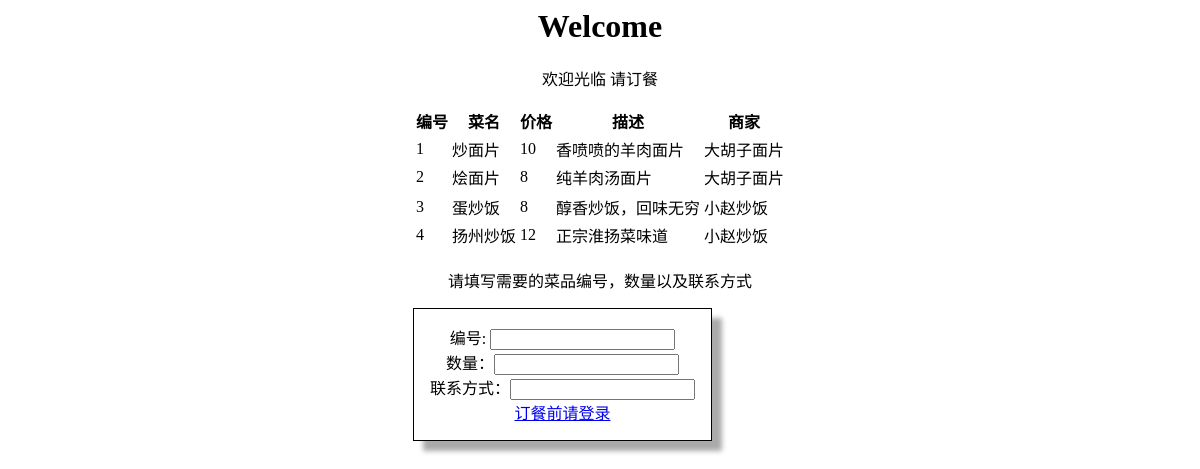
The page / on the database its author committed.
### tables this page shows
CREATE TABLE caiping (id Integer Primary Key,cname Text, cdis Text, uid Integer, utxt Text, cprice Integer);

### server.py (the view, shortened to what this page needs)
@app.route('/', methods=['GET', 'POST'])
def order():  # 定菜
    user_name = request.cookies.get('user_name')
    all_course = db.get_all_menu(db.open_database())
    return get('order.html').render(cp=all_course, user_name=user_name)

### server_db.py (called while the page is built, shortened)
def open_database(path='database.db'):
    is_new_db = not os.path.exists(path)
    db = sqlite3.connect(path)
    return db

def get_all_menu(db):
    cursor = db.cursor()
    cursor.execute('select * from caiping order by uid')
    Row = namedtuple('Row', [tup[0] for tup in cursor.description])
    all_cp = [Row(*row) for row in cursor.fetchall()]
    last_id = -1
    cp = []
    temp_goods = []
    for oneRow in all_cp:
        is_new_seller = (last_id != -1) and (last_id != oneRow.uid)
        if is_new_seller:  # 新商家
            cp.append(temp_goods)
            temp_goods = []
        temp_goods.append(oneRow)
        last_id = oneRow.uid
    if len(temp_goods) > 0:
        cp.append(temp_goods)
    return cp

### templates/order.html (shortened to what this page needs)
{% extends "base.html" %}
{% set uname = user_name if user_name else '' %}
{% block title %}Welcome  {{ uname }}{% endblock %}
{% block body %}
    <p>欢迎光临 请订餐</p>
    <table border="0.5">
        <tr>
            <th>编号</th>
            <th>菜名</th>
            <th>价格</th>
            <th>描述</th>
            <th>商家</th>
        </tr>
        {% for business in cp %}
            {% for course in business %}
                <tr>
                    <td>{{ course.id }}</td>
                    <td>{{ course.cname }}</td>
                    <td>{{ course.cprice }}</td>
                    <td>{{ course.cdis }}</td>
                    <td>{{ course.utxt }}</td>
                </tr>
            {% endfor %}
        {% endfor %}
    </table>
    <p>请填写需要的菜品编号，数量以及联系方式</p>
    <form method="post">
        <label>编号: <input name="cid"></label>
        <label>数量：<input name="orderName"></label>
        <label>联系方式：<input name="phone"></label>
        {% if user_name %}
            <button type="submit">提交订单</button> |
            <a href="/logout">退出登录</a>
        {% else %}
            <a href="/login">订餐前请登录</a>
        {% endif %}
    </form>
{% endblock %}

### templates/base.html (shortened to what this page needs)
<html lang="zh">
  <head>
    <link rel="stylesheet" type="text/css" href="static/style.css">
  </head>
  <body>
    <h1>{{ self.title() }}</h1>
    {% block body %}{% endblock %}
  </body>
</html>

### static/style.css (style rules this page uses)
html { text-align: center; }
body { display: inline-block; }
form { display: block; float: left; clear: both; margin-left: auto; margin-right: auto; padding: 1em; box-shadow: 10px 10px 5px #aaa; border: 1px solid black; }
label { display: block; text-align: center; }

### rows shown on the page
caiping: id "1", cname "炒面片", cprice "10", cdis "香喷喷的羊肉面片", utxt "大胡子面片"
caiping: id "2", cname "烩面片", cprice "8", cdis "纯羊肉汤面片", utxt "大胡子面片"
caiping: id "3", cname "蛋炒饭", cprice "8", cdis "醇香炒饭，回味无穷", utxt "小赵炒饭"
caiping: id "4", cname "扬州炒饭", cprice "12", cdis "正宗淮扬菜味道", utxt "小赵炒饭"
